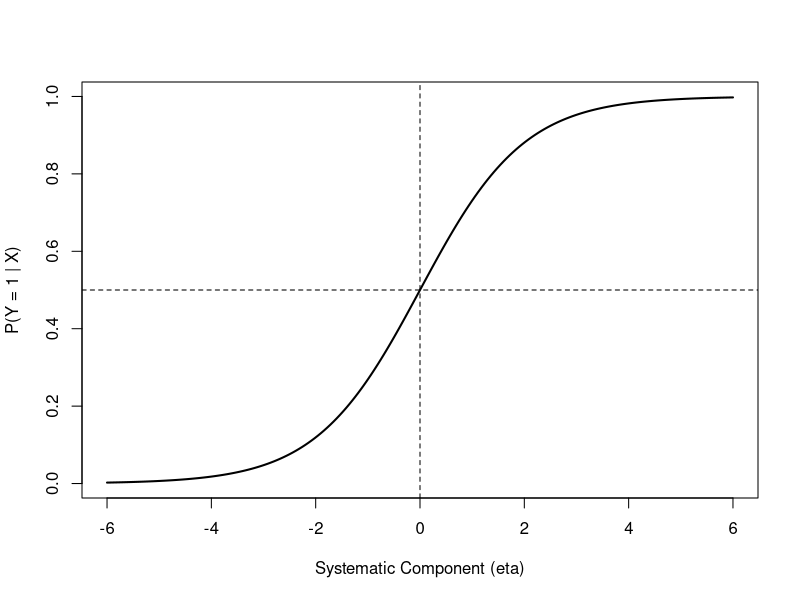
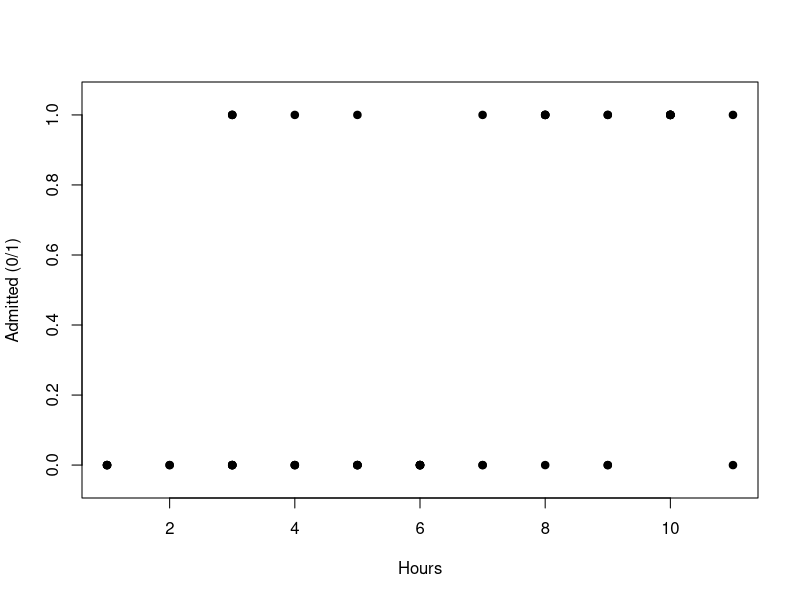

Source code (R) for these figures, in order:
## ---- chunk 1
#| label: setup-r
#| include: false

options(warn = -1)

admit_data <- data.frame(
  hours = c(8,10,6,4,3,7,1,10,5,8,5,1,10,6,6,2,8,11,9,3,10,4,7,1,8,3,8,4,3,5,9,5,3,3,7,10,10,3,1,11,9,10,4,9,5,3,6,6,2,6),
  injury_risk_factor = c(86,91,59,90,80,89,59,65,59,76,70,90,86,60,60,55,80,93,63,83,79,67,60,68,58,80,87,87,89,93,74,73,61,60,65,71,55,69,84,72,92,76,90,59,83,94,55,72,88,55),
  admitted = c(1,1,0,0,0,0,0,1,0,1,0,0,1,0,0,0,0,1,0,0,1,0,0,0,1,1,1,0,1,0,1,0,0,0,1,1,1,0,0,0,1,1,1,0,1,1,0,0,0,0)
)
## ---- chunk 2
eta <- seq(-6, 6, length.out = 200)
prob <- 1 / (1 + exp(-eta))

plot(eta, prob, type = "l", lwd = 2,
     xlab = "Systematic Component (eta)",
     ylab = "P(Y = 1 | X)")
abline(h = 0.5, lty = 2)
abline(v = 0, lty = 2)
## ---- chunk 3
head(admit_data, 6)
table(admit_data$admitted)
## ---- chunk 4
plot(admit_data$hours, admit_data$admitted,
     pch = 19,
     xlab = "Hours",
     ylab = "Admitted (0/1)",
     ylim = c(-0.05, 1.05))
## ---- chunk 5
logit_r <- glm(
  admitted ~ hours + injury_risk_factor,
  data = admit_data,
  family = binomial(link = "logit")
)

summary(logit_r)
## ---- chunk 6
coef(logit_r)
exp(coef(logit_r))
## ---- chunk 7
OR_r <- exp(coef(logit_r))
OR_CI_r <- exp(confint.default(logit_r))

cbind(OR = OR_r, OR_CI_r)
## ---- chunk 8
admit_data$prob_r <- predict(
  logit_r,
  type = "response"
)

head(admit_data[c("hours", "injury_risk_factor", "prob_r")])
## ---- chunk 9
new_case_r <- data.frame(
  hours = 7,
  injury_risk_factor = 80
)

predict(logit_r, newdata = new_case_r,
        type = "response")
## ---- chunk 10
compare_r <- data.frame(
  hours = c(3, 4, 5, 6, 7, 8),
  injury_risk_factor = 80
)

p_r <- predict(logit_r, compare_r, type = "response")

odds_ratio_r <- exp(coef(logit_r)["hours"])

results_r <- data.frame(
  Hours = c("3 to 4", "5 to 6", "7 to 8"),
  Initial_Prob = p_r[c(1, 3, 5)],
  New_Prob = p_r[c(2, 4, 6)],
  Change = p_r[c(2, 4, 6)] - p_r[c(1, 3, 5)],
  Odds_Ratio = rep(odds_ratio_r, 3)
)

knitr::kable(results_r, digits = 3)
